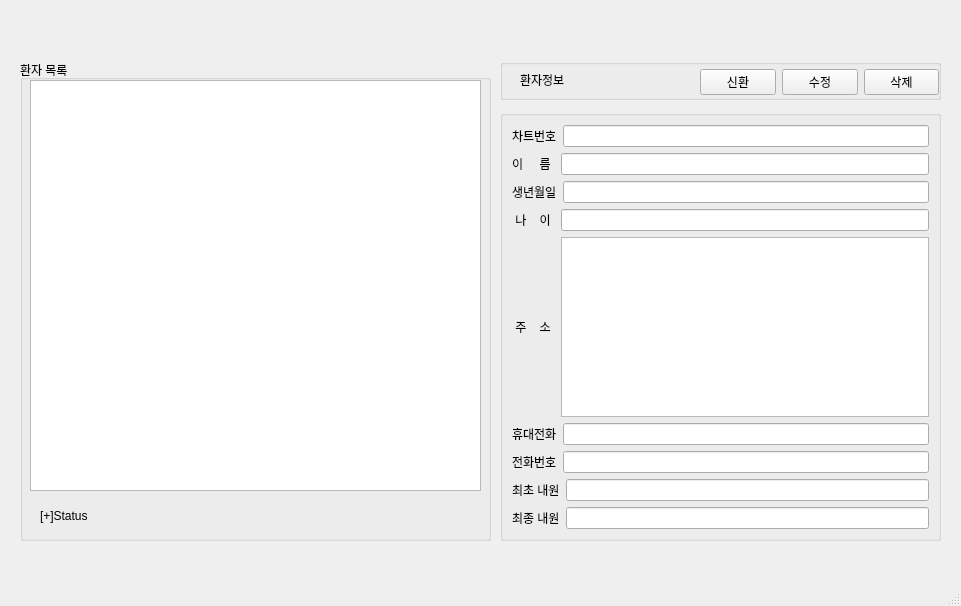
<?xml version="1.0" encoding="UTF-8"?>
<ui version="4.0">
 <class>MainWindow</class>
 <widget class="QMainWindow" name="MainWindow">
  <property name="geometry">
   <rect>
    <x>0</x>
    <y>0</y>
    <width>961</width>
    <height>606</height>
   </rect>
  </property>
  <property name="windowTitle">
   <string>MainWindow</string>
  </property>
  <widget class="QWidget" name="centralwidget">
   <widget class="QLabel" name="label">
    <property name="geometry">
     <rect>
      <x>40</x>
      <y>500</y>
      <width>111</width>
      <height>31</height>
     </rect>
    </property>
    <property name="text">
     <string>[+]Status</string>
    </property>
   </widget>
   <widget class="QGroupBox" name="groupBox">
    <property name="geometry">
     <rect>
      <x>500</x>
      <y>110</y>
      <width>441</width>
      <height>431</height>
     </rect>
    </property>
    <property name="title">
     <string/>
    </property>
    <layout class="QVBoxLayout" name="verticalLayout">
     <item>
      <layout class="QHBoxLayout" name="horizontalLayout">
       <item>
        <widget class="QLabel" name="label_pntuid">
         <property name="text">
          <string>차트번호</string>
         </property>
        </widget>
       </item>
       <item>
        <widget class="QLineEdit" name="lineEdit_pntuid"/>
       </item>
      </layout>
     </item>
     <item>
      <layout class="QHBoxLayout" name="horizontalLayout_2">
       <item>
        <widget class="QLabel" name="label_pntname">
         <property name="text">
          <string>이     름 </string>
         </property>
        </widget>
       </item>
       <item>
        <widget class="QLineEdit" name="lineEdit_pntname"/>
       </item>
      </layout>
     </item>
     <item>
      <layout class="QHBoxLayout" name="horizontalLayout_3">
       <item>
        <widget class="QLabel" name="label_birthdate">
         <property name="text">
          <string>생년월일</string>
         </property>
        </widget>
       </item>
       <item>
        <widget class="QLineEdit" name="lineEdit_birthdate"/>
       </item>
      </layout>
     </item>
     <item>
      <layout class="QHBoxLayout" name="horizontalLayout_4">
       <item>
        <widget class="QLabel" name="label_age">
         <property name="text">
          <string> 나    이 </string>
         </property>
        </widget>
       </item>
       <item>
        <widget class="QLineEdit" name="lineEdit_age">
         <property name="readOnly">
          <bool>true</bool>
         </property>
        </widget>
       </item>
      </layout>
     </item>
     <item>
      <layout class="QHBoxLayout" name="horizontalLayout_5">
       <item>
        <widget class="QLabel" name="label_adrr">
         <property name="text">
          <string> 주    소 </string>
         </property>
        </widget>
       </item>
       <item>
        <widget class="QTextEdit" name="textEdit_adrr"/>
       </item>
      </layout>
     </item>
     <item>
      <layout class="QHBoxLayout" name="horizontalLayout_6">
       <item>
        <widget class="QLabel" name="label_hpno">
         <property name="text">
          <string>휴대전화</string>
         </property>
        </widget>
       </item>
       <item>
        <widget class="QLineEdit" name="lineEdit_hpno"/>
       </item>
      </layout>
     </item>
     <item>
      <layout class="QHBoxLayout" name="horizontalLayout_7">
       <item>
        <widget class="QLabel" name="label_hometel">
         <property name="text">
          <string>전화번호</string>
         </property>
        </widget>
       </item>
       <item>
        <widget class="QLineEdit" name="lineEdit_hometel"/>
       </item>
      </layout>
     </item>
     <item>
      <layout class="QHBoxLayout" name="horizontalLayout_8">
       <item>
        <widget class="QLabel" name="label_FirstVisitDate">
         <property name="text">
          <string>최초 내원</string>
         </property>
        </widget>
       </item>
       <item>
        <widget class="QLineEdit" name="lineEdit_FirstVisitDate"/>
       </item>
      </layout>
     </item>
     <item>
      <layout class="QHBoxLayout" name="horizontalLayout_9">
       <item>
        <widget class="QLabel" name="label_LastVisitDate">
         <property name="text">
          <string>최종 내원</string>
         </property>
        </widget>
       </item>
       <item>
        <widget class="QLineEdit" name="lineEdit_LastVisitDate"/>
       </item>
      </layout>
     </item>
    </layout>
   </widget>
   <widget class="QGroupBox" name="groupBox_2">
    <property name="geometry">
     <rect>
      <x>500</x>
      <y>59</y>
      <width>441</width>
      <height>41</height>
     </rect>
    </property>
    <property name="title">
     <string/>
    </property>
    <widget class="QLabel" name="label_2">
     <property name="geometry">
      <rect>
       <x>20</x>
       <y>10</y>
       <width>61</width>
       <height>21</height>
      </rect>
     </property>
     <property name="text">
      <string>환자정보</string>
     </property>
    </widget>
    <widget class="QWidget" name="layoutWidget">
     <property name="geometry">
      <rect>
       <x>200</x>
       <y>10</y>
       <width>239</width>
       <height>26</height>
      </rect>
     </property>
     <layout class="QHBoxLayout" name="horizontalLayout_10">
      <item>
       <widget class="QPushButton" name="pushButton_save">
        <property name="text">
         <string>신환</string>
        </property>
       </widget>
      </item>
      <item>
       <widget class="QPushButton" name="pushButton_Edit">
        <property name="text">
         <string>수정</string>
        </property>
       </widget>
      </item>
      <item>
       <widget class="QPushButton" name="pushButton">
        <property name="text">
         <string>삭제</string>
        </property>
       </widget>
      </item>
     </layout>
    </widget>
   </widget>
   <widget class="QGroupBox" name="groupBox_3">
    <property name="geometry">
     <rect>
      <x>20</x>
      <y>60</y>
      <width>471</width>
      <height>481</height>
     </rect>
    </property>
    <property name="title">
     <string>환자 목록</string>
    </property>
    <widget class="QTableView" name="tableView">
     <property name="geometry">
      <rect>
       <x>10</x>
       <y>20</y>
       <width>451</width>
       <height>411</height>
      </rect>
     </property>
     <property name="selectionBehavior">
      <enum>QAbstractItemView::SelectRows</enum>
     </property>
    </widget>
   </widget>
  </widget>
  <widget class="QMenuBar" name="menubar">
   <property name="geometry">
    <rect>
     <x>0</x>
     <y>0</y>
     <width>961</width>
     <height>22</height>
    </rect>
   </property>
  </widget>
  <widget class="QStatusBar" name="statusbar"/>
 </widget>
 <resources/>
 <connections/>
</ui>
